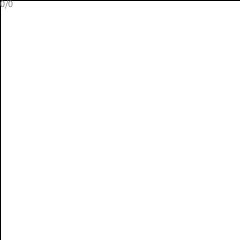
Frame 1 (no input)
Frame 60 (the mouse pressed at the canvas centre just before this capture): identical to frame 1, image omitted
Frame 120 (the mouse held since frame 60 and released just before this capture): identical to frame 1, image omitted

The Processing sketch that drew this single still picture (run headless with seeded random() and noise(); from frame 60 on, the mouse is pressed at the canvas centre):

// Processing sketch: grillaDinamica
// ── grillaDinamica.pde
int tamYCant = 1;
void setup() {
  size(240, 240);
  surface.setResizable(true);
  textAlign(LEFT, TOP);
  textSize(10);
  println("Grilla dinámica: ");
  println("Presionar las taclas -, + o espacio");
}
void draw() {
  background(0);
  for (int i = 0; i < width; i++) {
    for (int j = 0; j < height; j++) {
      if ((i+j) % 2 == 0) {
        fill(255);
      } else {
        fill(0);
      }
      rect(i*width/tamYCant, j*width/tamYCant, width/tamYCant, width/tamYCant);
      fill(127);
      text(i*width/tamYCant +"/"+ j*width/tamYCant, 
        i*width/tamYCant, 
        j*height/tamYCant);
    }
  }
}
void keyPressed() {
  if (key=='+') {
    tamYCant=tamYCant+1;
  } else if (key=='-') {
    tamYCant=tamYCant-1;
  } else if (key==' ') {
    tamYCant=width/2;
  }
  if (tamYCant < 1) {
    tamYCant = 1;
  } else  if (tamYCant > width) {
    tamYCant = width;
  }
  println(tamYCant);
}
